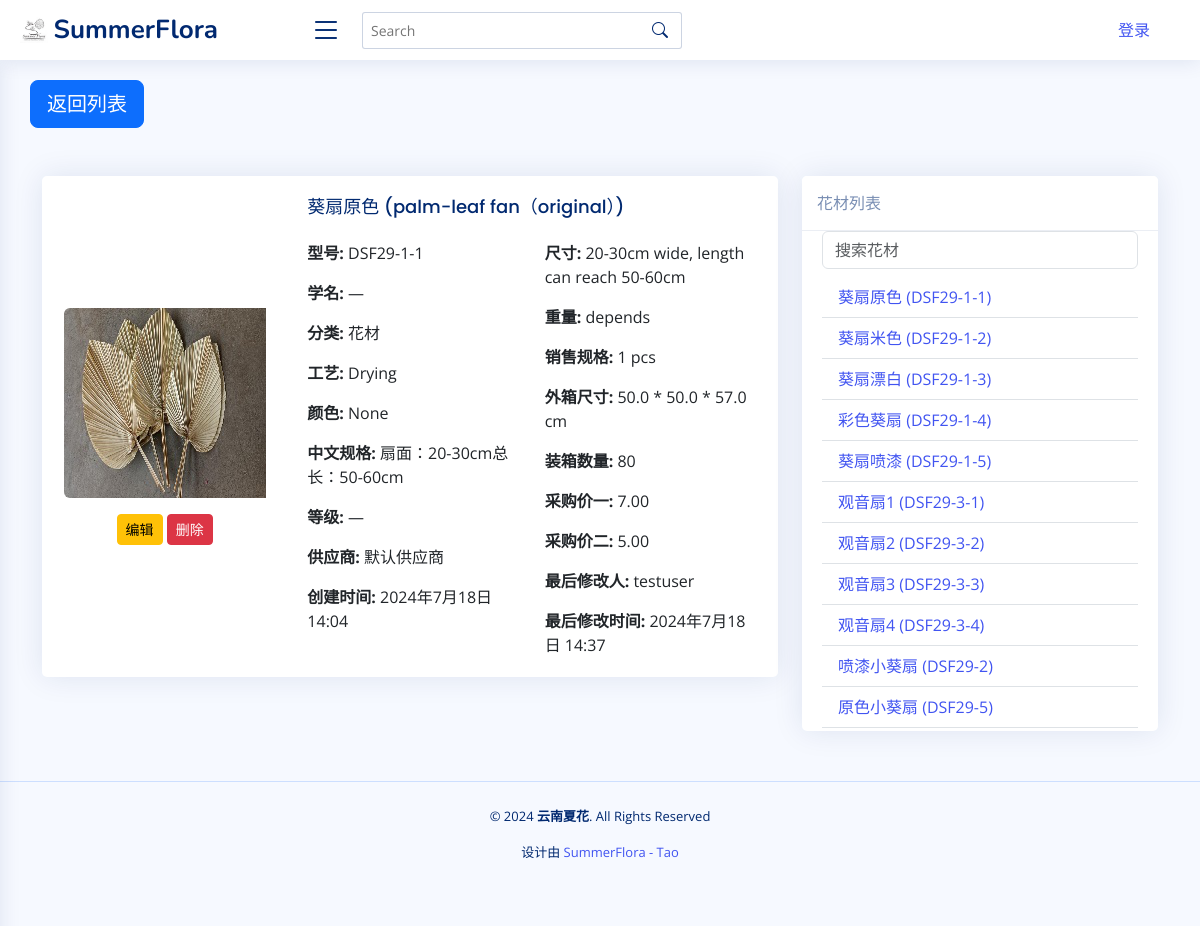
Page /flower_material/DSF29-1-1/ on the committed database.
### app01/models.py (models this page shows, shortened)
class FlowerMaterial(models.Model):
    model = models.CharField(
        max_length=100, blank=False, default="Material0000", primary_key=True
    )
    category = models.ForeignKey(
        Category, on_delete=models.SET_NULL, null=True, default="默认类型"
    )
    image = models.ImageField(upload_to="images/", null=True, blank=True, default=None)
    chinese_name = models.CharField(max_length=200, null=True, blank=True, default="")
    english_name = models.CharField(max_length=200, null=True, blank=True, default="")
    scientific_name = models.CharField(
        max_length=200, null=True, blank=True, default=""
    )
    color = models.CharField(max_length=200, null=True, blank=True, default="")
    chineses_specifications = models.CharField(
        max_length=200, null=True, blank=True, default="无中文规格"
    )
    size = models.CharField(
        max_length=200, help_text="单位：cm", blank=True, default=""
    )
    weight = models.CharField(
        max_length=200, help_text="单位：g", blank=True, default=""
    )
    sale_spec_quantity = models.CharField(
        max_length=200, help_text="销售规格的数字", blank=True, default=""
    )
    sale_spec_unit = models.CharField(
        max_length=10,
        help_text="销售规格的单位",
        choices=[("pcs", "pcs"), ("g", "g"), ("box", "box"), ("kg", "kg")],
        blank=True,
        null=True,
        default="pcs",
    )
    process = models.ForeignKey(
        Process, on_delete=models.SET_NULL, null=True, blank=True, default=None
    )
    outer_box_length = models.FloatField(
        help_text="长度，单位：cm", null=True, blank=True, default=0.0
    )
    outer_box_width = models.FloatField(
        help_text="宽度，单位：cm", null=True, blank=True, default=0.0
    )
    outer_box_height = models.FloatField(
        help_text="高度，单位：cm", null=True, blank=True, default=0.0
    )
    packing_quantity = models.IntegerField(
        help_text="单位：qty", null=True, blank=True, default=0
    )
    grade = models.ForeignKey(
        Grade, on_delete=models.SET_NULL, null=True, blank=True, default=None
    )
    supplier = models.ForeignKey(
        Supplier, on_delete=models.SET_NULL, null=True, blank=True, default=None
    )
    price_one = models.DecimalField(
        max_digits=10, decimal_places=2, null=True, blank=True, default=0.0
    )
    price_two = models.DecimalField(
        max_digits=10, decimal_places=2, null=True, blank=True, default=0.0
    )
    created_by = models.ForeignKey(
        settings.AUTH_USER_MODEL,
        on_delete=models.SET_NULL,
        null=True,
        blank=True,
        default=None,
    )
    created_at = models.DateTimeField(editable=False)
    updated_at = models.DateTimeField()
    @property
    def outer_box_size(self):
        return (
            f"{self.outer_box_length} * {self.outer_box_width} * {self.outer_box_height} cm"
            if self.outer_box_length and self.outer_box_width and self.outer_box_height
            else ""
        )
    @property
    def sale_spec(self):
        return (
            f"{self.sale_spec_quantity} {self.sale_spec_unit}"
            if self.sale_spec_quantity and self.sale_spec_unit
            else ""
        )

class Category(models.Model):
    name = models.CharField(max_length=100)
    id = models.AutoField(primary_key=True)

class Process(models.Model):
    name = models.CharField(max_length=100)
    id = models.AutoField(primary_key=True)

class Grade(models.Model):
    id = models.AutoField(primary_key=True)
    name = models.CharField(max_length=100)

class Supplier(models.Model):
    name = models.CharField(max_length=100)
    id = models.AutoField(primary_key=True)

class CustomUser(AbstractUser):
    def __str__(self):
        return self.username

### app01/views.py (the view)
def flower_material_detail(request, model):
    material = get_object_or_404(FlowerMaterial, model=model)
    flower_materials = FlowerMaterial.objects.all()
    return render(
        request,
        "flower_material_detail.html",
        {
            "material": material,
            "flower_materials": flower_materials,
            "current_user": request.user,
        },
    )

### app01/templates/flower_material_detail.html (shortened to what this page needs)
{% extends 'base.html' %}
{% block content %}
  <a href="/flower-materials" class="btn btn-primary btn-lg" style="margin-left:auto">返回列表</a>
  <div class="container mt-5">
    <div class="row">
      <div class="col-md-8">
        <div class="card mb-3">
          <div class="row g-0">
            <div class="col-md-4 d-flex flex-column justify-content-center align-items-center">
              {% if material.image %}
                <img src="{{ material.image.url }}" class="img-fluid rounded-start" alt="{{ material.chinese_name }}" />
              {% else %}
                <p>无图片</p>
              {% endif %}
              <div class="mt-3">
                <a href="{% url 'edit_flower_material' material.model %}" class="btn btn-sm btn-warning">编辑</a>
                <a href="{% url 'delete_flower_material' material.model %}" class="btn btn-sm btn-danger">删除</a>
              </div>
            </div>
            <div class="col-md-8">
              <div class="card-body">
                <h5 class="card-title">{{ material.chinese_name }} ({{ material.english_name }})</h5>
                <div class="row">
                  <div class="col-6">
                    <p class="card-text">
                      <strong>型号:</strong> {{ material.model }}
                    </p>
                    <p class="card-text">
                      <strong>学名:</strong> {{ material.scientific_name }}
                    </p>
                    <p class="card-text">
                      <strong>分类:</strong> {{ material.category.name }}
                    </p>
                    <p class="card-text">
                      <strong>工艺:</strong> {{ material.process.name }}
                    </p>
                    <p class="card-text">
                      <strong>颜色:</strong> {{ material.color }}
                    </p>
                    <p class="card-text">
                      <strong>中文规格:</strong> {{ material.chineses_specifications }}
                    </p>
                    <p class="card-text">
                      <strong>等级:</strong> {{ material.grade.name }}
                    </p>
                    <p class="card-text">
                      <strong>供应商:</strong> {{ material.supplier.name }}
                    </p>
                    <p class="card-text">
                      <strong>创建时间:</strong> {{ material.created_at }}
                    </p>
                  </div>
                  <div class="col-6">
                    <p class="card-text">
                      <strong>尺寸:</strong> {{ material.size }}
                    </p>
                    <p class="card-text">
                      <strong>重量:</strong> {{ material.weight }}
                    </p>
                    <p class="card-text">
                      <strong>销售规格:</strong> {{ material.sale_spec }}
                    </p>
                    <p class="card-text">
                      <strong>外箱尺寸:</strong> {{ material.outer_box_size }}
                    </p>
                    <p class="card-text">
                      <strong>装箱数量:</strong> {{ material.packing_quantity }}
                    </p>
                    <p class="card-text">
                      <strong>采购价一:</strong> {{ material.price_one }}
                    </p>
                    <p class="card-text">
                      <strong>采购价二:</strong> {{ material.price_two }}
                    </p>
                    <p class="card-text">
                      <strong>最后修改人:</strong> {{ material.created_by.username }}
                    </p>
                    <p class="card-text">
                      <strong>最后修改时间:</strong> {{ material.updated_at }}
                    </p>
                  </div>
                </div>
              </div>
            </div>
          </div>
        </div>
      </div>
      <div class="col-md-4">
        <div class="position-sticky" style="top: 1rem;">
          <div class="card">
            <div class="card-header">花材列表</div>
            <div class="card-body" style="max-height: 500px; overflow-y: auto;">
              <input type="text" class="form-control mb-2" id="searchFlower" placeholder="搜索花材" />
              <ul class="list-group list-group-flush" id="flowerList">
                {% for flower in flower_materials %}
                  <li class="list-group-item">
                    <a href="{% url 'flower_material_detail' flower.model %}">{{ flower.chinese_name }} ({{ flower.model }})</a>
                  </li>
                {% endfor %}
              </ul>
            </div>
          </div>
        </div>
      </div>
    </div>
  </div>
{% endblock %}

### app01/static/assets/css/style.css (style rules this page uses)
:root { scroll-behavior: smooth; }
body { font-family: "Open Sans", sans-serif; background: #f6f9ff; color: #444444; }
a { color: #4154f1; text-decoration: none; }
h1, h2, h3, h4, h5, h6 { font-family: "Nunito", sans-serif; }
.card { margin-bottom: 30px; border: none; border-radius: 5px; box-shadow: 0px 0 30px rgba(1, 41, 112, 0.1); }
.card-header, .card-footer { border-color: #ebeef4; background-color: #fff; color: #798eb3; padding: 15px; }
.card-title { padding: 20px 0 15px 0; font-size: 18px; font-weight: 500; color: #012970; font-family: "Poppins", sans-serif; }
.card-body { padding: 0 20px 20px 20px; }

### rows in the picture
FlowerMaterial: image (picture), chinese_name "葵扇原色", english_name "palm-leaf fan（original）", model "DSF29-1-1", scientific_name "—", category.name "花材", process.name "Drying", color "None", chineses_specifications "扇面：20-30cm总长：50-60cm", grade.name "—", supplier.name "默认供应商", created_at "2024年7月18日 14:04", size "20-30cm wide, length can reach 50-60cm", weight "depends", sale_spec "1 pcs", outer_box_size "50.0 * 50.0 * 57.0 cm", packing_quantity "80", price_one "7.00", price_two "5.00", created_by.username "testuser", updated_at "2024年7月18日 14:37"
FlowerMaterial: chinese_name "葵扇米色", model "DSF29-1-2"
FlowerMaterial: chinese_name "葵扇漂白", model "DSF29-1-3"
FlowerMaterial: chinese_name "彩色葵扇", model "DSF29-1-4"
FlowerMaterial: chinese_name "葵扇喷漆", model "DSF29-1-5"
FlowerMaterial: chinese_name "观音扇1", model "DSF29-3-1"
FlowerMaterial: chinese_name "观音扇2", model "DSF29-3-2"
FlowerMaterial: chinese_name "观音扇3", model "DSF29-3-3"
FlowerMaterial: chinese_name "观音扇4", model "DSF29-3-4"
FlowerMaterial: chinese_name "喷漆小葵扇", model "DSF29-2"
FlowerMaterial: chinese_name "原色小葵扇", model "DSF29-5"
